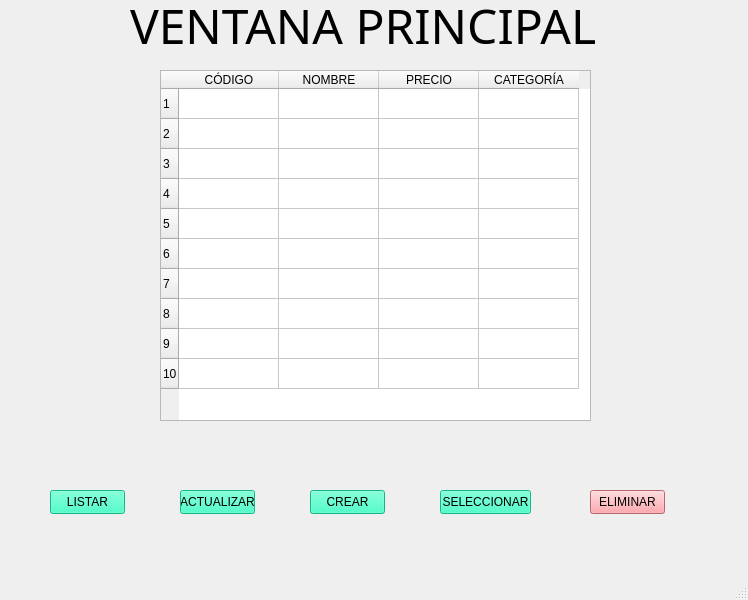
<?xml version="1.0" encoding="UTF-8"?>
<ui version="4.0">
 <class>Principal</class>
 <widget class="QMainWindow" name="Principal">
  <property name="geometry">
   <rect>
    <x>0</x>
    <y>0</y>
    <width>748</width>
    <height>600</height>
   </rect>
  </property>
  <property name="windowTitle">
   <string>MainWindow</string>
  </property>
  <widget class="QWidget" name="centralwidget">
   <widget class="QLabel" name="label">
    <property name="geometry">
     <rect>
      <x>130</x>
      <y>0</y>
      <width>501</width>
      <height>51</height>
     </rect>
    </property>
    <property name="font">
     <font>
      <family>Sylfaen</family>
      <pointsize>36</pointsize>
     </font>
    </property>
    <property name="text">
     <string>VENTANA PRINCIPAL</string>
    </property>
   </widget>
   <widget class="QTableWidget" name="table_product">
    <property name="geometry">
     <rect>
      <x>160</x>
      <y>70</y>
      <width>431</width>
      <height>351</height>
     </rect>
    </property>
    <property name="rowCount">
     <number>10</number>
    </property>
    <row/>
    <row/>
    <row/>
    <row/>
    <row/>
    <row/>
    <row/>
    <row/>
    <row/>
    <row/>
    <column>
     <property name="text">
      <string>CÓDIGO</string>
     </property>
    </column>
    <column>
     <property name="text">
      <string>NOMBRE</string>
     </property>
    </column>
    <column>
     <property name="text">
      <string>PRECIO</string>
     </property>
    </column>
    <column>
     <property name="text">
      <string>CATEGORÍA</string>
     </property>
    </column>
   </widget>
   <widget class="QPushButton" name="btn_listar">
    <property name="geometry">
     <rect>
      <x>50</x>
      <y>490</y>
      <width>75</width>
      <height>24</height>
     </rect>
    </property>
    <property name="cursor">
     <cursorShape>PointingHandCursor</cursorShape>
    </property>
    <property name="styleSheet">
     <string notr="true">background-color: rgb(28, 255, 187);
selection-color: rgb(28, 255, 187);
border-color: rgb(0, 0, 255);</string>
    </property>
    <property name="text">
     <string>LISTAR</string>
    </property>
   </widget>
   <widget class="QPushButton" name="btn_update">
    <property name="geometry">
     <rect>
      <x>180</x>
      <y>490</y>
      <width>75</width>
      <height>24</height>
     </rect>
    </property>
    <property name="cursor">
     <cursorShape>PointingHandCursor</cursorShape>
    </property>
    <property name="styleSheet">
     <string notr="true">background-color: rgb(28, 255, 187);
selection-color: rgb(28, 255, 187);
border-color: rgb(0, 0, 255);</string>
    </property>
    <property name="text">
     <string>ACTUALIZAR</string>
    </property>
   </widget>
   <widget class="QPushButton" name="btn_create">
    <property name="geometry">
     <rect>
      <x>310</x>
      <y>490</y>
      <width>75</width>
      <height>24</height>
     </rect>
    </property>
    <property name="cursor">
     <cursorShape>PointingHandCursor</cursorShape>
    </property>
    <property name="styleSheet">
     <string notr="true">background-color: rgb(28, 255, 187);
selection-color: rgb(28, 255, 187);
border-color: rgb(0, 0, 255);</string>
    </property>
    <property name="text">
     <string>CREAR</string>
    </property>
   </widget>
   <widget class="QPushButton" name="btn_read">
    <property name="geometry">
     <rect>
      <x>440</x>
      <y>490</y>
      <width>91</width>
      <height>24</height>
     </rect>
    </property>
    <property name="cursor">
     <cursorShape>PointingHandCursor</cursorShape>
    </property>
    <property name="styleSheet">
     <string notr="true">background-color: rgb(28, 255, 187);
selection-color: rgb(28, 255, 187);
border-color: rgb(0, 0, 255);</string>
    </property>
    <property name="text">
     <string>SELECCIONAR</string>
    </property>
   </widget>
   <widget class="QPushButton" name="btn_delete">
    <property name="geometry">
     <rect>
      <x>590</x>
      <y>490</y>
      <width>75</width>
      <height>24</height>
     </rect>
    </property>
    <property name="cursor">
     <cursorShape>PointingHandCursor</cursorShape>
    </property>
    <property name="styleSheet">
     <string notr="true">background-color: rgb(255, 144, 150);
selection-color: rgb(255, 144, 150);
border-color: rgb(255, 0, 34);</string>
    </property>
    <property name="text">
     <string>ELIMINAR</string>
    </property>
   </widget>
  </widget>
  <widget class="QStatusBar" name="statusbar"/>
 </widget>
 <resources/>
 <connections/>
</ui>
